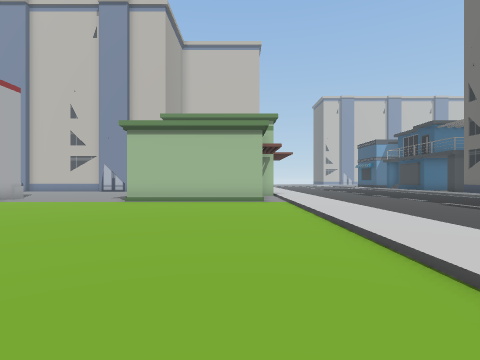
view 1 (above)

16 first-person views from a walk through a 3-D level made in the Unity game engine. The camera is 1.5 m above the floor, looks level and sees 80° across. The floor is counted in squares, 2 m on a side. Each view is taken from the middle of a square. On the plan, view 1 faces up. The plan holds only what a view shows up to about 10 squares ahead; the rest is blank. The place goes on beyond the plan. The player character is not drawn.

view 2
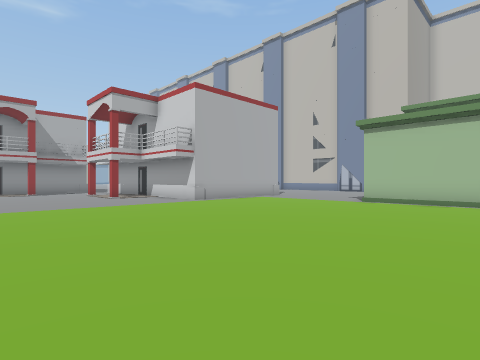

view 3
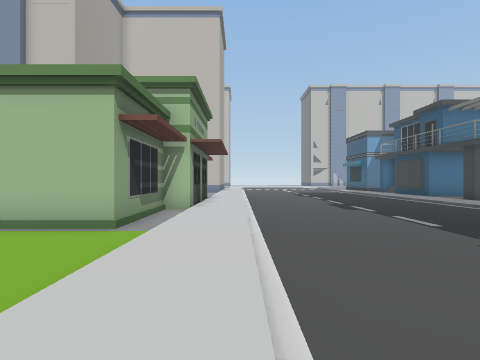

view 4
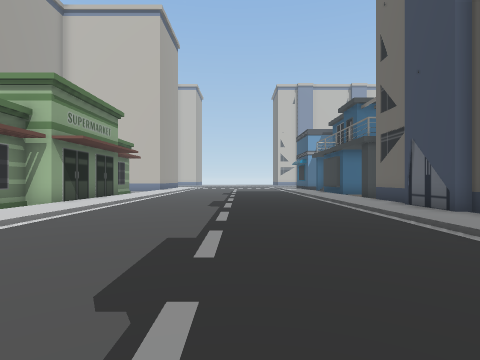

view 5
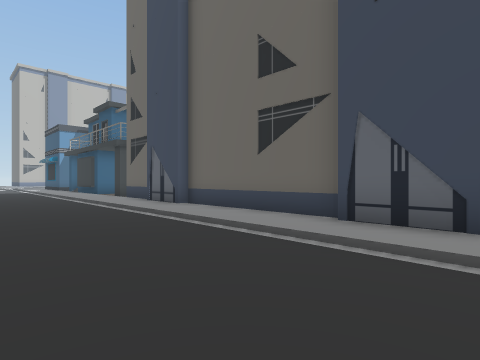

view 6
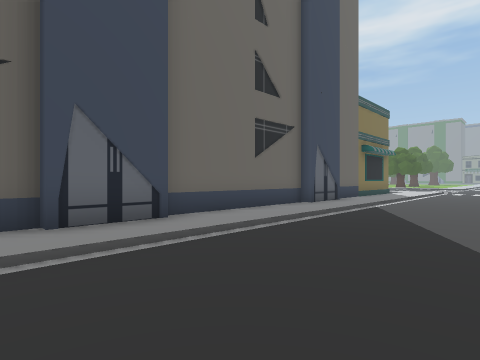

view 7
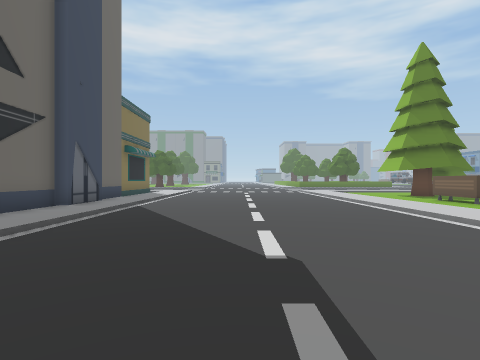

view 8
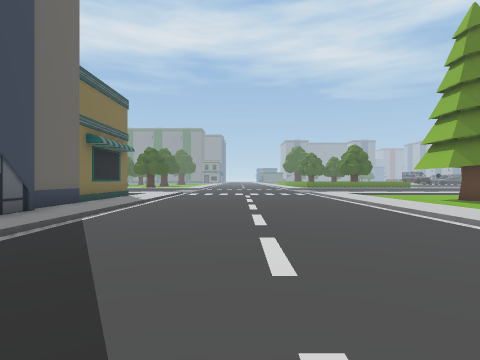

view 9
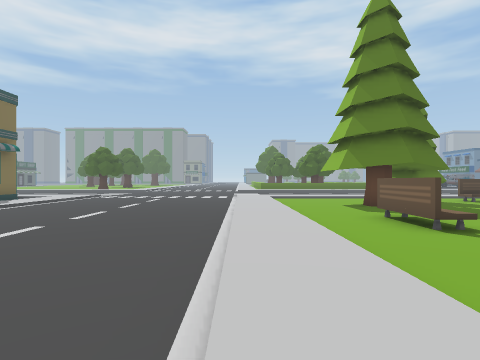

view 10
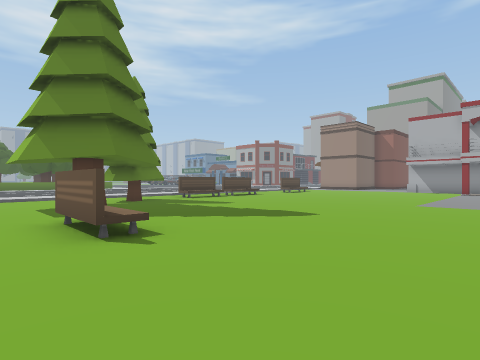

view 11
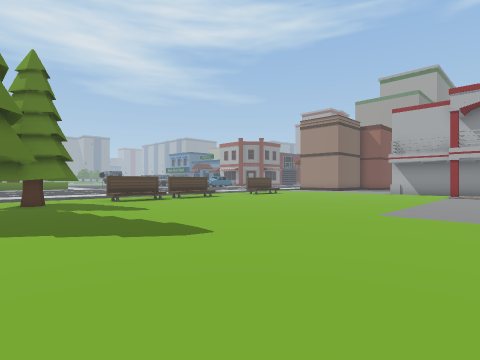

view 12
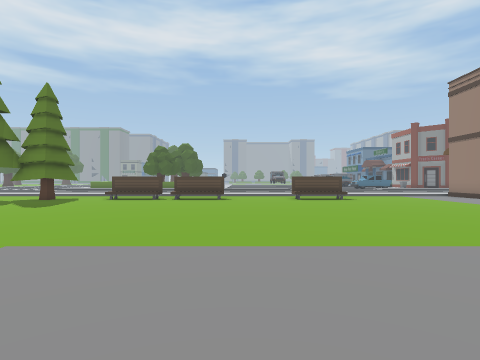

view 13
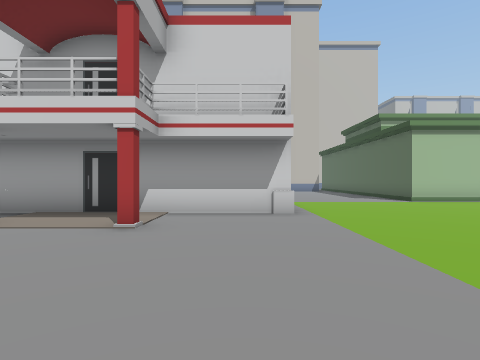

view 14
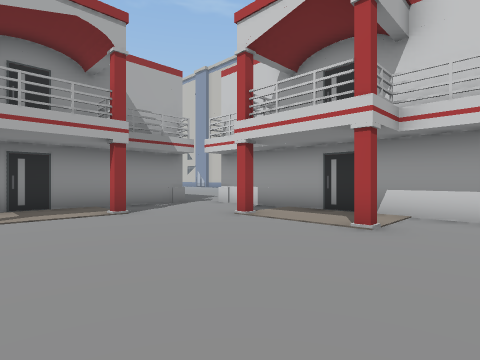

view 15
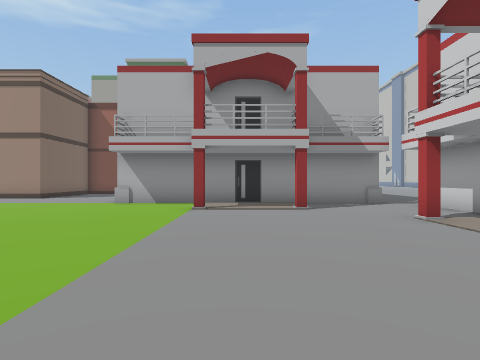

view 16
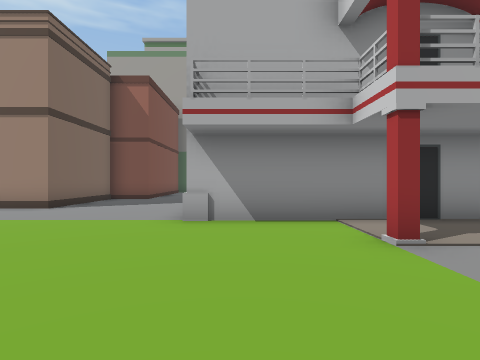

### Floor plan
Key: @ floor where view 1 was taken; # wall or solid block; . main floor; : floor 0.25 m higher than the main floor; / step, stairs or slope; O other object.
Columns run from 23 left of view 1 to 12 right of it. Each row starts with its distance up from view 1.
 16                                ..
 15                         O:/....../:O
 14                         O:/....../:O
 13                        OO:/....../:O
 12                         O:/....../:O
 11                         O:/....../:O
 10                ....OOOOOO:/....../:O
  9                ..........:/....../:
  8                ..........:/....../:O
  7       #########..........:/....../:O
  6     .....................:/....../:O
  5     #....#.#.............:/....../:O
  4     #....................:/....../:O
  3     #..#.................:/....../:O
  2     #....................:/....../:O
  1     #....................:/....../:O
  0     #.#................@.:/....../:O
 -1     #....................:/....../:O
 -2     #.................OO.:/....../:O
 -3     #.................OO.:/....../:O
 -4 .........................:/....../:O
 -5 .........................:/....../:#
 -6 .....................OO..:/....../:#
 -7 ###................OOO...:/....../:

Positions as (right, up) in squares from view 1, and headings:
1: (0, 0), facing up
2: (0, 0), facing up-left
3: (3, 5), facing up
4: (7, 5), facing up
5: (7, 4), facing up-right
6: (7, 7), facing down-right
7: (7, 7), facing down
8: (7, 4), facing down
9: (3, 3), facing down
10: (1, 2), facing down-left
11: (-2, 2), facing down-left
12: (-11, 3), facing down
13: (-10, 0), facing up
14: (-10, 0), facing up-left
15: (-9, 1), facing left
16: (-13, -2), facing left
